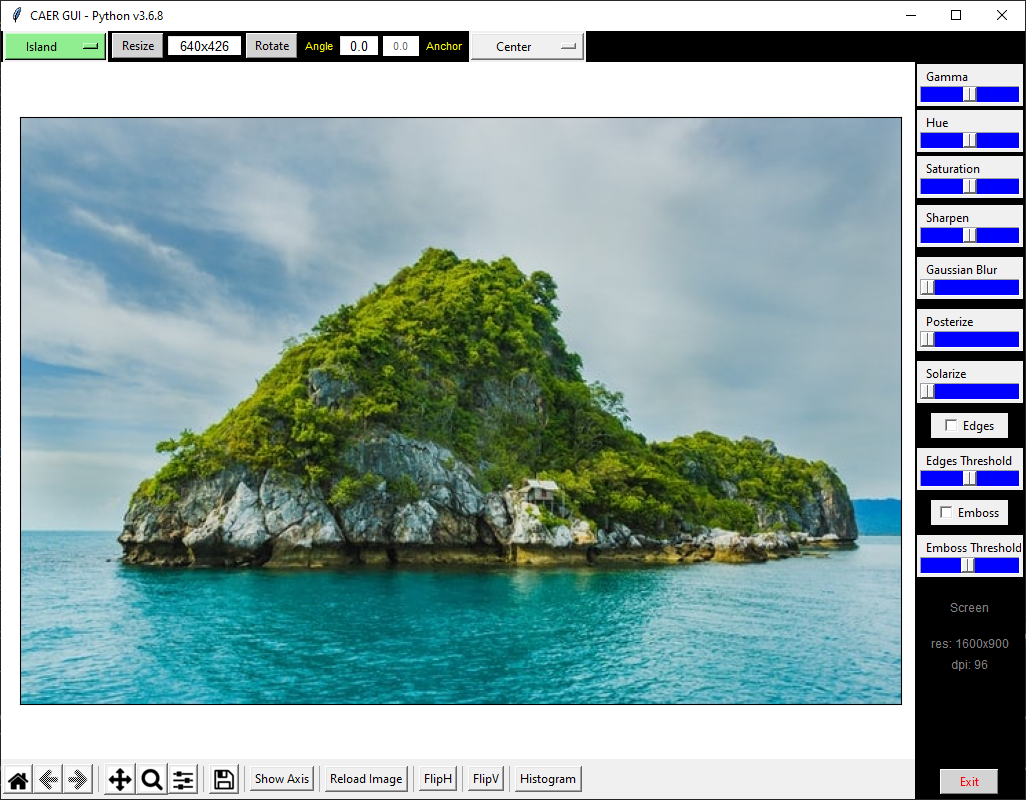

Recreate this plot in Python.
# Simple tkinter GUI app example, designed to showcase some caer features for manipulating images
# Should only be used as a base to create a new GUI
# It can be re-designed, controls re-grouped and code improved

# Requirements: python3, caer, matplotlib

# Run it either via IDLE or from command prompt / terminal with one of these commands:
# - 'python caer_gui.py'
# - 'python -m caer_gui'
# - 'python3 caer_gui.py'
# - 'python3 -m caer_gui'

# Tested as working in Windows 10 with python v3.6.8 and Kubuntu Linux with python v3.6.8
# You can select one of 14 built-in images to display (startup has "Island" selected as default)
# You can also browse and select one of your images (use the 'Open File >>' option and either browse locally or enter a URL)
# Either of PNG / JPG / BMP / TIFF file types is available and was tested as working
# Selecting any of the images, at any point in time, will always start with a fresh original image and reset controls
# The exception to the above is 'Open File >>' which will allow you to select a different image
# The 'Reload Image' button will reload the original version of currently selected image, including the user opened file

# All function controls are set to manipulate the currently displayed image
# Edges and Emboss effects are mutually exclusive (you can only have one applied at the time)
# Only one Histogram window can be displayed at any time
# The 'Rotation' button is currently set to keep on rotating the image with every tap

import matplotlib.pyplot as plt
from matplotlib.backends.backend_tkagg import FigureCanvasTkAgg, NavigationToolbar2Tk
from matplotlib.figure import Figure

from tkinter import *
from tkinter import filedialog as fd

import platform
import math
import caer

pythonVersion = platform.python_version()

def reload_image():
    global reload_local_file

    if imageSelection.get() == 'Open File >>':
        reload_local_file = True
    
    show_original_image()

def show_original_image(*args):
    global currentImage
    global previous_image
    global reload_local_file
    global popup_menu_image
    global image_size
    global resizedImgBtn
    global rotateImgBtn

    user_cancelled_or_error = False

    if resizedImgBtn['bg'] == 'lightblue':
        resizedImgBtn['bg'] = 'lightgrey'
    else:
        rotateImgBtn['bg'] = 'lightgrey'

    selectedImage = imageSelection.get()

    previous = lblFileName['text']
    lblFileName['text'] = ''
    lblError['text'] = ''

    if selectedImage == 'Open File >>':
        if not reload_local_file:
            all_ext = ('All files', '*.*')
            png_ext = ('PNG files', '.png')
            jpg_ext = ('JPG files', '.jpg .jpeg')
            bmp_ext = ('BMP files', '.bmp')
            tiff_ext = ('TIFF files', '.tif .tiff')

            try:
                img_filename = fd.askopenfilename(filetypes=(all_ext, png_ext, jpg_ext, bmp_ext, tiff_ext))

                if img_filename != '':
                    lblFileName['text'] = img_filename
                    currentImage = caer.imread(img_filename)
                else:
                    # user clicked 'Cancel' button
                    user_cancelled_or_error = True
            except Exception as e:
                lblError['text'] = 'Error'
                user_cancelled_or_error = True
                print(str(e))
        else:
            reload_local_file = False
            lblFileName['text'] = previous
    elif selectedImage == 'Mountain':
        currentImage = caer.data.mountain(rgb=True)
    elif selectedImage == 'Snow':
        currentImage = caer.data.snow(rgb=True)
    elif selectedImage == 'Sunrise':
        currentImage = caer.data.sunrise(rgb=True)
    elif selectedImage == 'Night':
        currentImage = caer.data.night(rgb=True)
    elif selectedImage == 'Island':
        currentImage = caer.data.island(rgb=True)
    elif selectedImage == 'Puppies':
        currentImage = caer.data.puppies(rgb=True)
    elif selectedImage == 'Black Cat':
        currentImage = caer.data.black_cat(rgb=True)
    elif selectedImage == 'Sea Turtle':
        currentImage = caer.data.sea_turtle(rgb=True)
    elif selectedImage == 'Gold Fish':
        currentImage = caer.data.gold_fish(rgb=True)
    elif selectedImage == 'Bear':
        currentImage = caer.data.bear(rgb=True)
    elif selectedImage == 'Beverages':
        currentImage = caer.data.beverages(rgb=True)
    elif selectedImage == 'Tent':
        currentImage = caer.data.tent(rgb=True)
    elif selectedImage == 'Camera':
        currentImage = caer.data.camera(rgb=True)
    else:
        currentImage = caer.data.guitar(rgb=True)

    if not user_cancelled_or_error:
        image_size = [str(int(currentImage.width())), str(int(currentImage.height()))]
        selectedSize.set(image_size[0] + 'x' + image_size[1])

        reset_ghsps()

        image_show(currentImage)
    else:
        lblFileName['text'] = previous
        imageSelection.set(previous_image)
        popup_menu_image['bg'] = 'green'
        popup_menu_image['bg'] = 'lightgreen'
        selectedImage = previous_image

    previous_image = selectedImage

def resize_image():
    global resizedImgBtn
    global rotateImgBtn
    global image_resized
    global image_size

    # reset the error label's text
    if lblError['text'] == 'Error':
        lblError['text'] = ''

    tempSize = selectedSize.get()

    if 'x' in tempSize:
        try:
            findex = tempSize.index('x')
            lindex = tempSize.rindex('x')

            if findex == lindex:
                image_size = tempSize.replace(' ', '').split('x')

                # test if all values can be represented with an integer
                int(image_size[0])
                int(image_size[1])

                if resizedImgBtn['bg'] == 'lightgrey':
                    resizedImgBtn['bg'] = 'lightblue'
                    rotateImgBtn['bg'] = 'lightgrey'

                image_resized = True

                adjust_ghsps()
            else:
                lblError['text'] = 'Error'
                print('Invalid size specified!')
        except Exception as e:
            lblError['text'] = 'Error'
            print(str(e))
    else:
        lblError['text'] = 'Error'
        print('Invalid size specified!')

def show_rotated_image(external = False):
    global rotationApplied
    global currentAngle
    global anchor
    global resizedImgBtn
    global rotateImgBtn

    # reset the error label's text
    if lblError['text'] == 'Error':
        lblError['text'] = ''

    angle = selectedAngle.get()

    try:
        # test if the angle value can be represented with a float
        float(angle)

        if angle == '':
            angle = '0.0'
            currentAngle = 0.0
            rotationApplied = False
        elif angle == '0.0' or ((float(angle) > 0 or float(angle) < 0) and math.fmod(float(angle), 360) == 0):
            currentAngle = 0.0
            rotationApplied = False
        else:
            if not external:
                currentAngle += float(angle)

                mod = math.fmod(currentAngle, 360)

                if currentAngle > 360 or currentAngle < -360:
                    currentAngle = mod
                    rotationApplied = True
                elif mod == 0:
                    currentAngle = 0.0
                    rotationApplied = False
                else:
                    rotationApplied = True

                lblCurrentAngle['text'] = str(currentAngle)

                tempAnchorPoint = anchorSelection.get()

                if tempAnchorPoint == 'Center':
                    anchor = None
                elif tempAnchorPoint == 'TopLeft':
                    anchor = (0, 0)
                elif tempAnchorPoint == 'TopMiddle':
                    anchor = ((currentImage.width() // 2), 0)
                elif tempAnchorPoint == 'TopRight':
                    anchor = (currentImage.width(), 0)
                elif tempAnchorPoint == 'MiddleLeft':
                    anchor = (0, (currentImage.height() // 2))
                elif tempAnchorPoint == 'MiddleRight':
                    anchor = (currentImage.width(), (currentImage.height() // 2))
                elif tempAnchorPoint == 'BottomLeft':
                    anchor = (0, currentImage.height())
                elif tempAnchorPoint == 'BottomMiddle':
                    anchor = ((currentImage.width() // 2), currentImage.height())
                elif tempAnchorPoint == 'BottomRight':
                    anchor = (currentImage.width(), currentImage.height())

                if rotateImgBtn['bg'] == 'lightgrey':
                    rotateImgBtn['bg'] = 'lightblue'
                    resizedImgBtn['bg'] = 'lightgrey'

        # only display the rotated version of the image
        if not transformedImage is None:
            rot = caer.transforms.rotate(transformedImage, float(currentAngle), rotPoint=anchor)
        else:
            rot = caer.transforms.rotate(currentImage, float(currentAngle), rotPoint=anchor)

        image_show(rot)
    except Exception as e:
        lblError['text'] = 'Error'
        print(str(e))

def image_show(tens):
    subplot.clear()
    subplot.imshow(tens) # optionally add aspect='auto' to switch to automatic aspect mode
    canvas.draw()

def refresh_axis():
    global showAxis

    # reset the error label's text
    if lblError['text'] == 'Error':
        lblError['text'] = ''

    # Hide / Show the graph's x / y axis
    if not showAxis:
        subplot.xaxis.set_visible(True), subplot.yaxis.set_visible(True)
        showAxis = True
    else:
        subplot.xaxis.set_visible(False), subplot.yaxis.set_visible(False)
        showAxis = False

    fig.canvas.draw()

def flip_image_horizontally():
    global flip_H

    flip_H = not flip_H
    adjust_ghsps()

def flip_image_vertically():
    global flip_V

    flip_V = not flip_V
    adjust_ghsps()

def set_edges():
    global show_emboss

    if show_edges.get() == 1:
        show_emboss.set(0)
        sliderEmboss['state'] = 'disabled'
        sliderLowThreshold['state'] = 'normal'
    else:
        sliderLowThreshold['state'] = 'disabled'

    adjust_ghsps()

def set_emboss():
    global show_edges

    if show_emboss.get() == 1:
        show_edges.set(0)
        sliderLowThreshold['state'] = 'disabled'
        sliderEmboss['state'] = 'normal'
    else:
        sliderEmboss['state'] = 'disabled'
    
    adjust_ghsps()

def set_sharpen_kernel(*args):
    global sharpenKernel

    sharpenKernel = caer.data.np.array([[-1, -1, -1], [-1, sharpen.get(), -1], [-1, -1, -1]])

    adjust_ghsps()

def adjust_ghsps(*args):
    global transformedImage

    if not currentImage is None:
        # reset the error label's text
        if lblError['text'] == 'Error':
            lblError['text'] = ''

        transformedImage = caer.to_tensor(currentImage, cspace = 'rgb')

        # apply all transformations to currently displayed image

        if image_resized:
            transformedImage = caer.resize(transformedImage, target_size=(int(image_size[0]),int(image_size[1])), preserve_aspect_ratio=False)
        
        if hue.get() != 0.0:
            transformedImage = caer.transforms.adjust_hue(transformedImage, hue.get())

        if saturation.get() != 1.0:
            transformedImage = caer.transforms.adjust_saturation(transformedImage, saturation.get())

        if imgGamma.get() != 1.05:
            transformedImage = caer.transforms.adjust_gamma(transformedImage, imgGamma.get())

        if sharpen.get() != 8.9:
            transformedImage = caer.core.cv.filter2D(transformedImage, -1, sharpenKernel)

        gb = gaussian_blur.get()

        if gb > 1:
            transformedImage = caer.core.cv.GaussianBlur(transformedImage, (gb + 1, gb + 1), caer.core.cv.BORDER_DEFAULT)

        if posterize.get() < 6:
            transformedImage = caer.transforms.posterize(transformedImage, posterize.get())

        if solarize.get() < 255:
            transformedImage = caer.transforms.solarize(transformedImage, solarize.get())

        if sobel_threshold.get() > 0:
            transformedImage = caer.core.cv.cvtColor(transformedImage, caer.core.cv.COLOR_RGB2GRAY)
            sobelKernel = sobel_threshold.get() if sobel_threshold.get() % 2 != 0 else sobel_threshold.get() + 1 # values 1, 3 and 5
            dx = dy = sobel_threshold.get() - 2 if sobel_threshold.get() > 2 else sobel_threshold.get()
            sobelx = caer.core.cv.Sobel(transformedImage, caer.core.cv.IMREAD_GRAYSCALE, dx, 0, ksize=sobelKernel)
            sobely = caer.core.cv.Sobel(transformedImage, caer.core.cv.IMREAD_GRAYSCALE, 0, dy, ksize=sobelKernel)
            transformedImage = caer.core.cv.bitwise_or(sobelx, sobely)
            transformedImage = caer.core.cv.cvtColor(transformedImage, caer.core.cv.COLOR_GRAY2RGB)

        if show_edges.get() == 1:
            transformedImage = caer.core.cv.cvtColor(transformedImage, caer.core.cv.COLOR_RGB2GRAY)
            transformedImage = caer.core.cv.Canny(transformedImage, low_threshold.get(), low_threshold.get() * 2)
            transformedImage = caer.core.cv.cvtColor(transformedImage, caer.core.cv.COLOR_GRAY2RGB)

        if show_emboss.get() == 1:
            transformedImage = caer.core.cv.filter2D(transformedImage, -1, embossKernel) + emboss.get()

        if flip_H:
            transformedImage = caer.transforms.hflip(transformedImage)

        if flip_V:
            transformedImage = caer.transforms.vflip(transformedImage)

        if rotationApplied:
            show_rotated_image(True)
        else:
            image_show(transformedImage)

def reset_ghsps():
    global rotationApplied
    global currentAngle
    global anchor
    global image_resized
    global transformedImage
    global imgGamma
    global hue
    global saturation
    global gaussian_blur
    global posterize
    global solarize
    global show_edges
    global low_threshold
    global sobel_threshold
    global sharpen
    global show_emboss
    global emboss
    global flip_H
    global flip_V

    transformedImage = None

    # reset flags and variables
    image_resized = False
    rotationApplied = False
    anchor = None
    selectedAngle.set('0.0')
    currentAngle = 0.0
    lblCurrentAngle['text'] = str(currentAngle)

    # reset flip buttons
    btnFlip_H.deselect()
    flip_H = False
    btnFlip_V.deselect()
    flip_V = False

    # reset all sliders
    imgGamma.set(1.05)
    hue.set(0.0)
    saturation.set(1.0)
    gaussian_blur.set(0)
    posterize.set(6)
    solarize.set(255)
    show_edges.set(0)
    low_threshold.set(50)
    sliderLowThreshold['state'] = 'disabled'
    sobel_threshold.set(0)
    sharpen.set(8.9)
    show_emboss.set(0)
    emboss.set(114)
    sliderEmboss['state'] = 'disabled'

    # close any open histogram window
    plt.close()

def show_histogram_window():
    # reset the error label's text
    if lblError['text'] == 'Error':
        lblError['text'] = ''

    plt.close()

    plt.figure()
    plt.title('Colour Histogram')
    plt.xlabel('Bins')
    plt.ylabel('Number of pixels')

    colors = ('r', 'g', 'b')

    for i,col in enumerate(colors):
        if not transformedImage is None:
            img = transformedImage
        else:
            img = currentImage

        hist = caer.core.cv.calcHist([img], [i], None, [256], [0,256])

        plt.plot(hist, color=col)
        plt.xlim([0,256])

    plt.show()

def main():
    global root
    global canvas
    global fig
    global subplot
    global lblError
    global lblFileName
    global currentImage
    global previous_image
    global transformedImage
    global imageSelection
    global popup_menu_image
    global reload_local_file
    global showAxis
    global resizedImgBtn
    global flip_H
    global flip_V
    global btnFlip_H
    global btnFlip_V
    global rotateImgBtn
    global selectedSize
    global selectedAngle
    global rotationAngle
    global anchor
    global anchorSelection
    global rotationApplied
    global lblCurrentAngle
    global currentAngle
    global imgGamma
    global hue
    global saturation
    global sharpen
    global gaussian_blur
    global posterize
    global solarize
    global show_edges
    global low_threshold
    global sliderLowThreshold
    global show_emboss
    global emboss
    global embossKernel
    global sliderEmboss
    global sobel_threshold

    # create our main window
    root = Tk()
    root.config(background='white')
    root.title('CAER Image GUI - Python v' + pythonVersion)
    root.geometry('1024x768')
    root.bind('<Destroy>', on_exit)

    # the following works for a single screen setup
    # if using a multi-screen setup then see the following link:
    # Ref: https://stackoverflow.com/questions/3129322/how-do-i-get-monitor-resolution-in-python/56913005#56913005
    screenDPI = root.winfo_fpixels('1i')
    screen_width = root.winfo_screenwidth()
    screen_height = root.winfo_screenheight()

    currentImage = None
    previous_image = 'Island'
    transformedImage = None
    reload_local_file = False
    rotationApplied = False
    anchor = None
    showAxis = False
    flip_H, flip_V = False, False
    currentAngle = 0.0

    embossKernel = caer.data.np.array([[0, 1, 0], [0, 0, 0], [0, -1, 0]])

    # bind the 'q' keyboard key to quit
    root.bind('q', lambda event:root.destroy())

    #-----------------------------------------------------------------------

    # add a frame to hold top controls
    frame1 = Frame(root, background='black')
    frame1.pack(side=TOP, fill=X)

    # create the built-in image selection variable and choices
    imageSelection = StringVar()
    imageChoices = ['Open File >>', 'Bear', 'Beverages', 'Black Cat', 'Camera', 'Gold Fish', 'Guitar', 'Island', 'Mountain', 'Night', 'Puppies', 'Snow', 'Sunrise', 'Sea Turtle', 'Tent']
    imageSelection.set('Island')
    imageSelection.trace('w', show_original_image)

    # create the built-in image selection popup menu
    popup_menu_image = OptionMenu(frame1, imageSelection, *imageChoices)
    popup_menu_image['width'] = 10
    popup_menu_image['bg'] = 'lightgreen'
    popup_menu_image.pack(side=LEFT, padx=2)

    # create a button to re-size the image
    resizedImgBtn = Button(frame1, text='Resize', width=6, bg='lightgrey', relief=RAISED, command=resize_image)
    resizedImgBtn.pack(side=LEFT, padx=2, pady=2)

    # create an entry box for re-size dimensions
    selectedSize = StringVar()
    resizedImgSize = Entry(frame1, justify=CENTER, textvariable=selectedSize, font='Helvetica 10', width=10, bg='white', relief=RAISED)
    resizedImgSize.pack(side=LEFT, padx=2, pady=2)
    selectedSize.set('')

    # create a button to rotate the image
    rotateImgBtn = Button(frame1, text='Rotate', width=6, bg='lightgrey', relief=RAISED, command=show_rotated_image)
    rotateImgBtn.pack(side=LEFT, padx=2, pady=2)

    # create a label for the rotation angle
    lblAngle = Label(frame1, text=u'\u2220', fg='yellow', bg='black', font='Helvetica 10')
    lblAngle.pack(side=LEFT, padx=2, pady=2)

    # create the rotation angle selection variable and an entry box
    selectedAngle = StringVar()
    rotationAngle = Entry(frame1, justify=CENTER, textvariable=selectedAngle, font='Helvetica 10', width=5, bg='white', relief=RAISED)
    rotationAngle.pack(side=LEFT, padx=2, pady=2)
    selectedAngle.set('0.0')

    # create a read-only label for the current angle
    lblCurrentAngle = Label(frame1, text='0.0', state='disabled', fg='lightgrey', bg='white', font='Helvetica 8', width=5)
    lblCurrentAngle.pack(side=LEFT, padx=2, pady=2)

    # create a label for the rotation anchor
    lblAnchor = Label(frame1, text=u'\u2693', fg='yellow', bg='black', font='Helvetica 10')
    lblAnchor.pack(side=LEFT, padx=2, pady=2)

    # create the rotation anchor selection variable and choices
    anchorSelection = StringVar()
    anchorChoices = ['BottomLeft', 'BottomMiddle', 'BottomRight', 'Center', 'MiddleLeft', 'MiddleRight', 'TopLeft', 'TopMiddle', 'TopRight']
    anchorSelection.set('Center')

    # create the anchor selection popup menu
    popup_menu_anchor = OptionMenu(frame1, anchorSelection, *anchorChoices)
    popup_menu_anchor['width'] = 12
    popup_menu_anchor.pack(side=LEFT, padx=2)

    # create a label to show the name of the local image file opened by user
    lblFileName = Label(frame1, text='', fg='yellow', bg='black', font='Helvetica 10')
    lblFileName.pack(side=RIGHT, padx=10, pady=2)

    #-----------------------------------------------------------------------

    # add a frame to hold side controls, screen attributes and the Error labels
    frame2 = Frame(root, background='black')
    frame2.pack(side=RIGHT, fill=Y)

    # create the image gamma slider control
    imgGamma = DoubleVar()
    sliderGamma = Scale(frame2, label='Gamma', variable=imgGamma, troughcolor='blue', from_=0.1, to=2.0, resolution=0.05, sliderlength=15, showvalue=False, orient=HORIZONTAL, command=adjust_ghsps)
    sliderGamma.pack(side=TOP, anchor=E, padx=2)
    imgGamma.set(1.05)

    # create the image hue slider control
    hue = DoubleVar()
    sliderHue = Scale(frame2, label='Hue', variable=hue, troughcolor='blue', from_=-0.5, to=0.5, resolution=0.05, sliderlength=15, showvalue=False, orient=HORIZONTAL, command=adjust_ghsps)
    sliderHue.pack(side=TOP, anchor=E, padx=2, pady=3)
    hue.set(0.0)

    # create the image saturation slider control
    saturation = DoubleVar()
    sliderSaturation = Scale(frame2, label='Saturation', variable=saturation, troughcolor='blue', from_=0.0, to=2.0, resolution=0.1, sliderlength=15, showvalue=False, orient=HORIZONTAL, command=adjust_ghsps)
    sliderSaturation.pack(side=TOP, anchor=E, padx=2)
    saturation.set(1.0)

    # create the image sharpen slider control
    sharpen = DoubleVar()
    sliderSharpen = Scale(frame2, label='Sharpen', variable=sharpen, troughcolor='blue', from_=7.9, to=9.9, resolution=0.05, sliderlength=15, showvalue=False, orient=HORIZONTAL, command=set_sharpen_kernel)
    sliderSharpen.pack(side=TOP, padx=2, pady=3)
    sharpen.set(8.9)

    # create the image Gaussian Blur slider control
    gaussian_blur = IntVar()
    sliderGaussianBlur = Scale(frame2, label='Gaussian Blur', variable=gaussian_blur, troughcolor='blue', from_=0, to=10, resolution=2, sliderlength=15, showvalue=False, orient=HORIZONTAL, command=adjust_ghsps)
    sliderGaussianBlur.pack(side=TOP, padx=2)
    gaussian_blur.set(0)

    # create the image posterize slider control
    posterize = IntVar()
    sliderPosterize = Scale(frame2, label='Posterize', variable=posterize, troughcolor='blue', from_=6, to=1, resolution=1, sliderlength=15, showvalue=False, orient=HORIZONTAL, command=adjust_ghsps)
    sliderPosterize.pack(side=TOP, padx=2, pady=3)
    posterize.set(6)

    # create the image solarize slider control
    solarize = IntVar()
    sliderSolarize = Scale(frame2, label='Solarize', variable=solarize, troughcolor='blue', from_=255, to=0, resolution=1, sliderlength=15, showvalue=False, orient=HORIZONTAL, command=adjust_ghsps)
    sliderSolarize.pack(side=TOP, padx=2)
    solarize.set(255)

    # create the image sobel threshold slider control
    sobel_threshold = IntVar()
    sliderSobelThreshold = Scale(frame2, label='Sobel Gradient', variable=sobel_threshold, troughcolor='blue', from_=0, to=4, resolution=1, sliderlength=15, showvalue=False, orient=HORIZONTAL, command=adjust_ghsps)
    sliderSobelThreshold.pack(side=TOP, padx=2, pady=3)
    sobel_threshold.set(0)

    # add 'Edges' checkbox
    show_edges = IntVar()
    chbShowEdges = Checkbutton(frame2, text='Edges', variable=show_edges, width=7, command=set_edges)
    chbShowEdges.pack(side=TOP, padx=2)
    show_edges.set(0)

    # create the image edges low threshold slider control
    low_threshold = IntVar()
    sliderLowThreshold = Scale(frame2, label='Edges Threshold', variable=low_threshold, troughcolor='blue', from_=100, to=0, resolution=1, sliderlength=15, showvalue=False, orient=HORIZONTAL, command=adjust_ghsps)
    sliderLowThreshold.pack(side=TOP, padx=2, pady=3)
    low_threshold.set(50)

    # add 'Emboss' checkbox
    show_emboss = IntVar()
    chbShowEmboss = Checkbutton(frame2, text='Emboss', variable=show_emboss, width=7, command=set_emboss)
    chbShowEmboss.pack(side=TOP, padx=2)
    show_emboss.set(0)

    # create the image emboss slider control
    emboss = IntVar()
    sliderEmboss = Scale(frame2, label='Emboss Threshold', variable=emboss, troughcolor='blue', from_=128, to=99, resolution=1, sliderlength=15, showvalue=False, orient=HORIZONTAL, command=adjust_ghsps)
    sliderEmboss.pack(side=TOP, padx=2, pady=3)
    emboss.set(114)

    lblScreen = Label(frame2, text='Screen', fg='grey', bg='black', font='Helvetica 9')
    lblScreen.pack(side=TOP, anchor=CENTER, pady=7)

    lblResolution = Label(frame2, text='res: ' + str(screen_width) + ' x ' + str(screen_height), fg='grey', bg='black', font='Helvetica 9')
    lblResolution.pack(side=TOP, anchor=CENTER)

    lblDPI = Label(frame2, text='dpi: ' + str(int(screenDPI)), fg='grey', bg='black', font='Helvetica 9')
    lblDPI.pack(side=TOP, anchor=CENTER)

    # add exit button
    exitBtn = Button(frame2, text='Exit', width=7, fg='red', bg='lightgrey', relief=RAISED, command=root.destroy)
    exitBtn.pack(side=BOTTOM, anchor=CENTER, pady=5)

    lblError = Label(frame2, text='', fg='red', bg='black', font='Helvetica 12')
    lblError.pack(side=BOTTOM, anchor=CENTER, pady=10)

    #-----------------------------------------------------------------------

    # create matplotlib figure, subplot, canvas and toolbar
    fig = Figure(figsize=(640//screenDPI, 427//screenDPI), dpi=int(screenDPI))
    subplot = fig.add_subplot(111)
    subplot.xaxis.set_visible(False), subplot.yaxis.set_visible(False)
    fig.set_tight_layout(True)

    canvas = FigureCanvasTkAgg(fig, master=root)
    canvas.draw()

    toolbar = NavigationToolbar2Tk(canvas, root)
    toolbar._Spacer()
    toolbar._Button('Show Axis', None, toggle=True, command=refresh_axis)
    toolbar._Spacer()
    toolbar._Button('Reload Image', None, toggle=False, command=reload_image)
    toolbar._Spacer()
    btnFlip_H = toolbar._Button('FlipH', None, toggle=True, command=flip_image_horizontally)
    toolbar._Spacer()
    btnFlip_V = toolbar._Button('FlipV', None, toggle=True, command=flip_image_vertically)
    toolbar._Spacer()
    toolbar._Button('Histogram', None, toggle=False, command=show_histogram_window)
    toolbar.update()

    canvas.get_tk_widget().pack(side=TOP, fill=BOTH, expand=1)

    #-----------------------------------------------------------------------

    # set the minimum window size to the current size
    root.update()
    root.minsize(root.winfo_width(), root.winfo_height())

    show_original_image()

    root.mainloop()

def on_exit(*args):
    plt.close()

if __name__=='__main__':
    main()
    caer.core.cv.destroyAllWindows()
